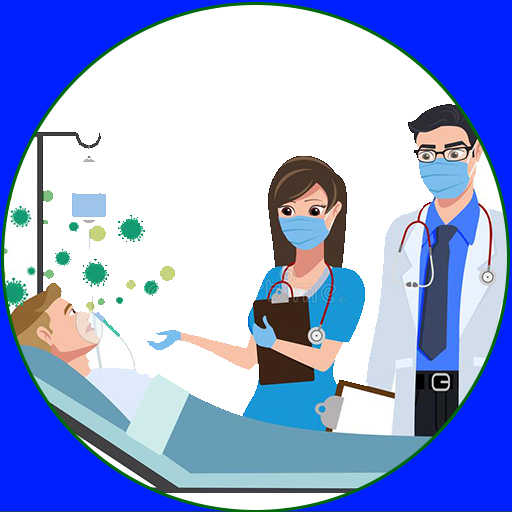
#> input picture web/dist/unnamed.jpg, 512 x 512 px, found by its file name
$ python generate_launcher_icons.py
#> lines starting #> are read from the running program, lines starting #| are printed output that depends on the picture
#!/usr/bin/env python3
"""Convert web/public/unnamed.jpg into Android launcher icon resources.

Regenerates every mipmap ic_launcher / ic_launcher_round / ic_launcher_foreground
PNG from the source JPEG (proper format conversion + resizing, not renaming).
The adaptive-icon foreground uses a center-cropped safe zone so the visible part
of the artwork matches the legacy launcher icons.
Splash screen and web assets are untouched.
"""
from pathlib import Path
from PIL import Image, ImageDraw

ROOT = Path(__file__).resolve().parent.parent
SRC = ROOT / "web" / "public" / "unnamed.jpg"
RES = ROOT / "android" / "app" / "src" / "main" / "res"

# density -> legacy launcher icon size (48dp base)
LAUNCHER_SIZES = {
    "mipmap-mdpi": 48,
    "mipmap-hdpi": 72,
    "mipmap-xhdpi": 96,
    "mipmap-xxhdpi": 144,
    "mipmap-xxxhdpi": 192,
}

# density -> adaptive-icon foreground canvas size (108dp base)
FOREGROUND_SIZES = {
    "mipmap-mdpi": 108,
    "mipmap-hdpi": 162,
    "mipmap-xhdpi": 216,
    "mipmap-xxhdpi": 324,
    "mipmap-xxxhdpi": 432,
}


def circle_mask(size: int) -> Image.Image:
    mask = Image.new("L", (size, size), 0)
    ImageDraw.Draw(mask).ellipse((0, 0, size - 1, size - 1), fill=255)
    return mask


def main() -> None:
    src = Image.open(SRC).convert("RGBA")
    # normalize to a square working image first
    side = min(src.size)
#> side = 512
    src = src.crop(((src.width - side) // 2, (src.height - side) // 2,
                    (src.width - side) // 2 + side, (src.height - side) // 2 + side))

    for folder, size in LAUNCHER_SIZES.items():
        d = RES / folder
        d.mkdir(parents=True, exist_ok=True)

        # square launcher icon
        src.resize((size, size), Image.LANCZOS).save(d / "ic_launcher.png", "PNG")

        # circular round launcher icon
        round_icon = Image.new("RGBA", (size, size), (0, 0, 0, 0))
        round_icon.paste(src.resize((size, size), Image.LANCZOS), (0, 0),
                         circle_mask(size))
        round_icon.save(d / "ic_launcher_round.png", "PNG")
#> this loop made 5 passes
#> pass 1, in main, `src.resize((size, size), Image.LANCZOS).save(d / "ic_launcher.png", "P..`:
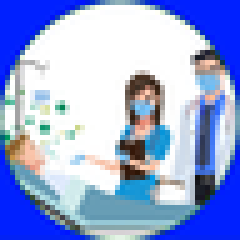
#> saved as ic_launcher.png: PIL image 48x48 RGBA (shown 5 times larger); mean R, G, B, A 150.5, 167.5, 219.3, 255
#> pass 1, in main, `round_icon.save(d / "ic_launcher_round.png", "PNG")`:
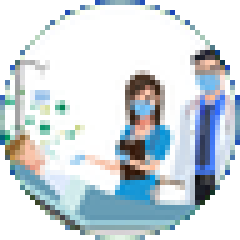
#> saved as ic_launcher_round.png: PIL image 48x48 RGBA (shown 5 times larger); mean R, G, B, A 150.1, 160.2, 165.7, 199.7; transparent parts drawn white
#> after the loop:
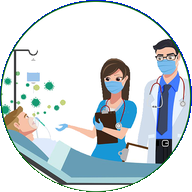
#> round_icon: PIL image 192x192 RGBA; mean R, G, B, A 150.5, 160.8, 165.7, 200.2; transparent parts drawn white

    for folder, canvas in FOREGROUND_SIZES.items():
        d = RES / folder
        d.mkdir(parents=True, exist_ok=True)
        # adaptive foreground: 108dp canvas, only inner ~66dp guaranteed visible.
        # scale artwork to ~1.5x the visible diameter, centered.
        art = int(canvas * 66.0 / 108.0 * 1.5)
        fg = Image.new("RGBA", (canvas, canvas), (0, 0, 0, 0))
        resized = src.resize((art, art), Image.LANCZOS)
        off = (canvas - art) // 2
        # clamp within canvas
        if art > canvas:
            crop = (art - canvas) // 2
            resized = resized.crop((crop, crop, crop + canvas, crop + canvas))
            off = 0
        fg.paste(resized, (off, off), resized)
        fg.save(d / "ic_launcher_foreground.png", "PNG")
#> this loop made 5 passes
#> pass 1, in main, `resized = src.resize((art, art), Image.LANCZOS)`:
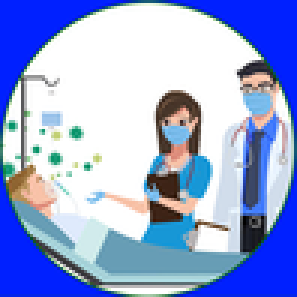
#> resized: PIL image 99x99 RGBA (shown 3 times larger); mean R, G, B, A 150.5, 167.6, 219.4, 255
#> pass 1, in main, `fg.save(d / "ic_launcher_foreground.png", "PNG")`:
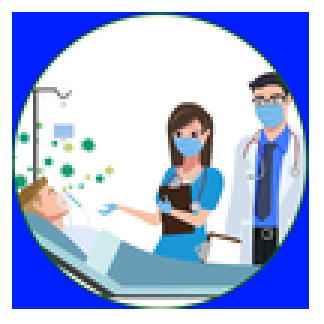
#> saved as ic_launcher_foreground.png: PIL image 108x108 RGBA (shown 3 times larger); mean R, G, B, A 126.4, 140.8, 184.4, 214.3; transparent parts drawn white
#> after the loop:
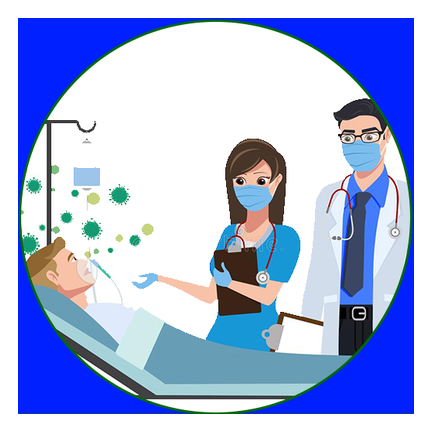
#> fg: PIL image 432x432 RGBA; mean R, G, B, A 126.6, 141, 184.9, 214.3; transparent parts drawn white
#> after the loop:
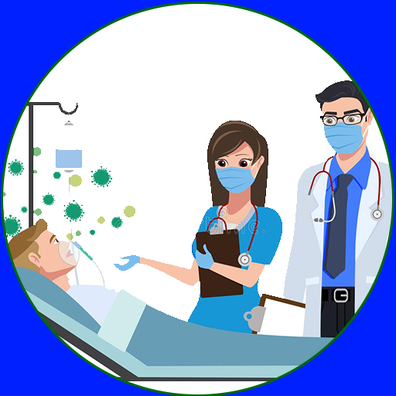
#> resized: PIL image 396x396 RGBA; mean R, G, B, A 150.6, 167.9, 220.1, 255

    print("Launcher icons regenerated from", SRC)


if __name__ == "__main__":
    main()
